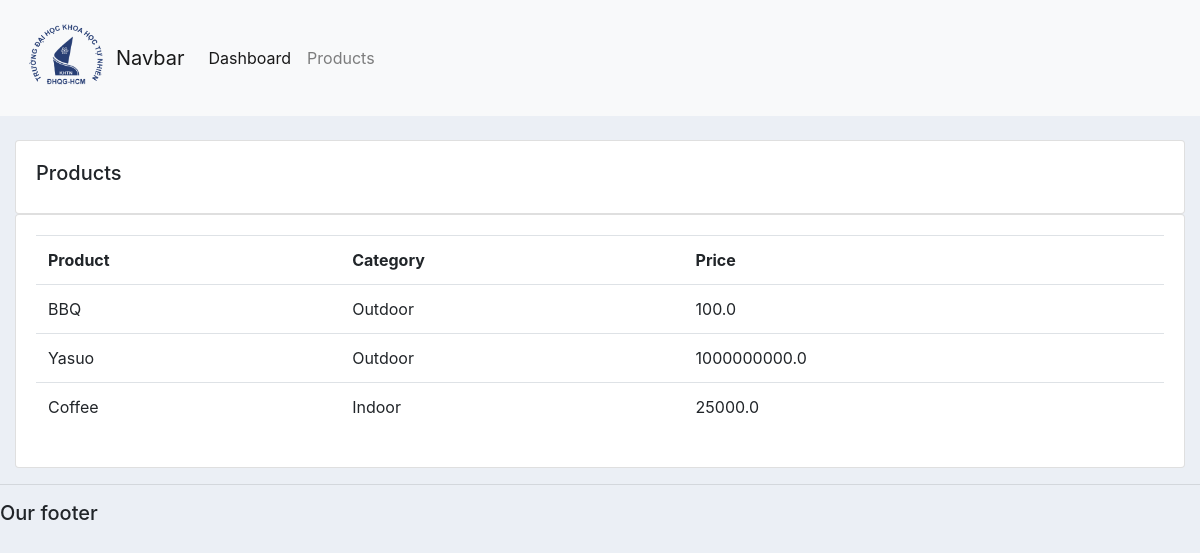
Screenshot of /products/ with the database file from the repository.
### accounts/models.py (models this page shows, shortened)
class Product(models.Model):
    CATELOGY = (
        ('Indoor', 'Indoor'),
        ('Outdoor', 'Outdoor')
    )
    name = models.CharField(max_length=200, null=True)
    price = models.FloatField(null=True)
    category = models.CharField(max_length=200, null=True, choices=CATELOGY)
    description = models.CharField(max_length=200, null=True,blank=True)
    date_created = models.DateTimeField(auto_now_add=True)
    tags = models.ManyToManyField(Tag)

### accounts/views.py (the view)
# urls.py: path('products/',views.products,name="products"),
def products(request):
    products = Product.objects.all()
    return render(request, 'accounts/products.html', {'products': products})

### templates/accounts/products.html
{%  extends 'accounts/main.html' %}
{% block content %}
		<br>
		<div class="row">
			<div class="col-md">
				<div class="card card-body">
					<h5>Products</h5>
				</div>
				<div class="card card-body">
					<table class="table">
						<tr>
							<th>Product</th>
							<th>Category</th>
							<th>Price</th>
						</tr>
                        {% for i in products %}
                            <tr>
                                <td>{{i.name }}</td>
                                <td>{{i.category }}</td>
                                <td>{{i.price}}</td>
                            </tr>
                        {% endfor %}
					</table>
				</div>
			</div>
		</div>
{% endblock content %}

### static/css/main.css (style rules this page uses)
body { background-color: #ebeff5; }

### rows the page displays
Product: name "BBQ", category "Outdoor", price "100.0"
Product: name "Yasuo", category "Outdoor", price "1000000000.0"
Product: name "Coffee", category "Indoor", price "25000.0"
